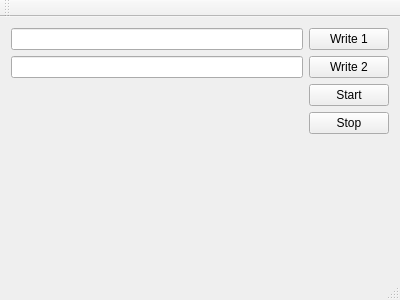
<?xml version="1.0" encoding="UTF-8"?>
<ui version="4.0">
 <class>MainWindow</class>
 <widget class="QMainWindow" name="MainWindow">
  <property name="geometry">
   <rect>
    <x>0</x>
    <y>0</y>
    <width>400</width>
    <height>300</height>
   </rect>
  </property>
  <property name="windowTitle">
   <string>MainWindow</string>
  </property>
  <widget class="QWidget" name="centralWidget">
   <layout class="QGridLayout" name="gridLayout">
    <item row="0" column="0">
     <widget class="QLineEdit" name="lineEdit_1"/>
    </item>
    <item row="1" column="0">
     <widget class="QLineEdit" name="lineEdit_2"/>
    </item>
    <item row="0" column="1">
     <widget class="QPushButton" name="write_1">
      <property name="text">
       <string>Write 1</string>
      </property>
     </widget>
    </item>
    <item row="1" column="1">
     <widget class="QPushButton" name="write_2">
      <property name="text">
       <string>Write 2</string>
      </property>
     </widget>
    </item>
    <item row="2" column="1">
     <widget class="QPushButton" name="start">
      <property name="text">
       <string>Start</string>
      </property>
     </widget>
    </item>
    <item row="3" column="1">
     <widget class="QPushButton" name="stop">
      <property name="text">
       <string>Stop</string>
      </property>
     </widget>
    </item>
    <item row="4" column="0" colspan="2">
     <spacer name="verticalSpacer">
      <property name="orientation">
       <enum>Qt::Vertical</enum>
      </property>
      <property name="sizeHint" stdset="0">
       <size>
        <width>20</width>
        <height>40</height>
       </size>
      </property>
     </spacer>
    </item>
   </layout>
  </widget>
  <widget class="QMenuBar" name="menuBar">
   <property name="geometry">
    <rect>
     <x>0</x>
     <y>0</y>
     <width>400</width>
     <height>21</height>
    </rect>
   </property>
  </widget>
  <widget class="QToolBar" name="mainToolBar">
   <attribute name="toolBarArea">
    <enum>TopToolBarArea</enum>
   </attribute>
   <attribute name="toolBarBreak">
    <bool>false</bool>
   </attribute>
  </widget>
  <widget class="QStatusBar" name="statusBar"/>
 </widget>
 <layoutdefault spacing="6" margin="11"/>
 <resources/>
 <connections/>
</ui>
